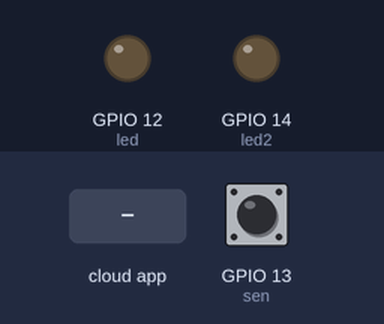
This sketch was run on a simulated ESP8266 (NodeMCU). On the bench: output pins drawn as LEDs (lit = HIGH). The inputs (shaded band) are chosen by the test bench; at power-on: GPIO 13 (sen) HIGH. WiFi joins after 1.5 s; servers stay silent unless stated; the Firebase database answers and starts empty; what the sketch prints to the serial monitor is not drawn.

Above: at 2.8 s.
2.9 s: the phone or cloud app sets Led to true
At 4.4 s:
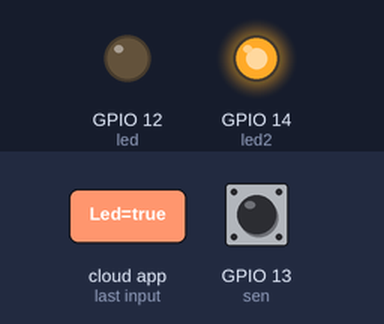
Timing chart, 0 to 5.9 s (numbered marks = the images above; inputs shaded):
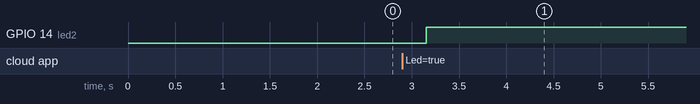

Measured:
- after the input at 2.9 s, GPIO 14 (led2): LOW → HIGH after 0.25 s

The sketch:

PIR_LED_FIREBASE.ino
```cpp
#include <FirebaseArduino.h>
#include <ESP8266WiFi.h>

#define FIREBASE_HOST "ejemplo-4ae78.firebaseio.com"
#define FIREBASE_AUTH "eblXoMob373cSKRjBQ5Sb4afqqVXjvThxeMfOAS3"
#define WIFI_SSID "Tec-IoT"
#define WIFI_PASSWORD "spotless.magnetic.bridge"

int led = 12;     //salida-D6---GPIO12
int sen = 13;  //sensor-D7---GPIO13
int led2=14;

void setup() {
  pinMode(sen, INPUT);   // Declaramos el sensor como entrada
  pinMode(led, OUTPUT);  // Declaramos el led como salida
  pinMode(led2, OUTPUT);

  Serial.begin(9600);

  // conectamos el wifi.
  WiFi.begin(WIFI_SSID, WIFI_PASSWORD);
  while (WiFi.status() != WL_CONNECTED) {
    delay(500);
    Serial.print(".");
  }
  Serial.println("");
  Serial.println("WiFi Conectado!");
  Firebase.begin(FIREBASE_HOST, FIREBASE_AUTH);
Firebase.setString("Led","false");
}

void loop(){
  long state = digitalRead(sen);
  if (state == LOW) {
    Firebase.setInt("Movimiento", 0);
  } else {
    Firebase.setInt("Movimiento", 1);
  }


if(Firebase.getString("Led").equals("true"))
{digitalWrite(led2,HIGH);}
else{digitalWrite(led2,LOW);
}
}
```
